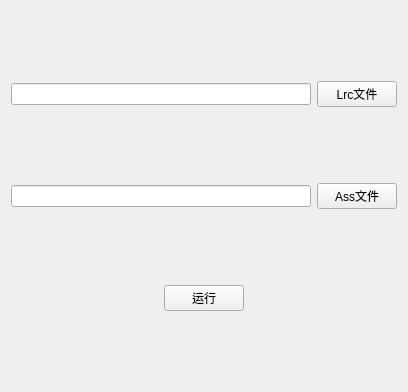
<?xml version="1.0" encoding="UTF-8"?>
<ui version="4.0">
 <class>QtLrcRL2AssAegClass</class>
 <widget class="QWidget" name="QtLrcRL2AssAegClass">
  <property name="geometry">
   <rect>
    <x>0</x>
    <y>0</y>
    <width>408</width>
    <height>392</height>
   </rect>
  </property>
  <property name="windowTitle">
   <string>QtLrcRL2AssAeg</string>
  </property>
  <layout class="QVBoxLayout" name="verticalLayout_3">
   <item>
    <layout class="QHBoxLayout" name="horizontalLayout">
     <item>
      <widget class="QLineEdit" name="lineLrc"/>
     </item>
     <item>
      <widget class="QPushButton" name="btnLrc">
       <property name="text">
        <string>Lrc文件</string>
       </property>
      </widget>
     </item>
    </layout>
   </item>
   <item>
    <layout class="QHBoxLayout" name="horizontalLayout_2">
     <item>
      <widget class="QLineEdit" name="lineAss"/>
     </item>
     <item>
      <widget class="QPushButton" name="btnAss">
       <property name="text">
        <string>Ass文件</string>
       </property>
      </widget>
     </item>
    </layout>
   </item>
   <item>
    <layout class="QHBoxLayout" name="horizontalLayout_3">
     <item>
      <spacer name="horizontalSpacer">
       <property name="orientation">
        <enum>Qt::Horizontal</enum>
       </property>
       <property name="sizeHint" stdset="0">
        <size>
         <width>40</width>
         <height>20</height>
        </size>
       </property>
      </spacer>
     </item>
     <item>
      <widget class="QPushButton" name="btnRun">
       <property name="text">
        <string>运行</string>
       </property>
      </widget>
     </item>
     <item>
      <spacer name="horizontalSpacer_2">
       <property name="orientation">
        <enum>Qt::Horizontal</enum>
       </property>
       <property name="sizeHint" stdset="0">
        <size>
         <width>40</width>
         <height>20</height>
        </size>
       </property>
      </spacer>
     </item>
    </layout>
   </item>
  </layout>
 </widget>
 <layoutdefault spacing="6" margin="11"/>
 <resources>
  <include location="QtLrcRL2AssAeg.qrc"/>
 </resources>
 <connections/>
</ui>
